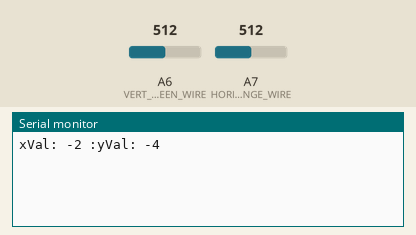
This sketch was run on a simulated Arduino Nano, built with avr-gcc and run on an emulated ATmega328P. On the bench: the last lines printed to the serial monitor. The inputs (shaded band) are chosen by the test bench; at power-on: A6 (VERT_GREEN_WIRE) = 512, A7 (HORIZ_ORANGE_WIRE) = 512.

Above: at 1.2 s.
1.3 s: A6 (VERT_GREEN_WIRE) set to 716
At 2.5 s:
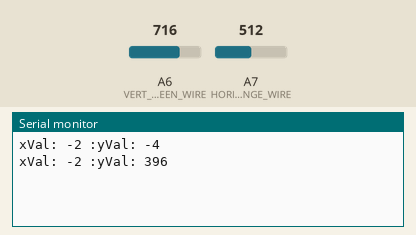
2.8 s: A7 (HORIZ_ORANGE_WIRE) set to 716
At 3.9 s:
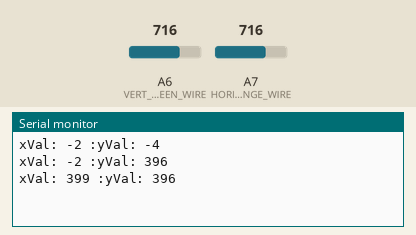
4.3 s: A6 (VERT_GREEN_WIRE) set to 900
At 5.1 s:
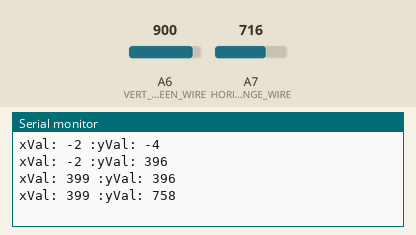
5.8 s: A7 (HORIZ_ORANGE_WIRE) set to 900
At 6.2 s:
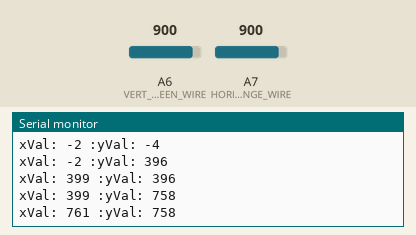
Timing chart, 0 to 8.3 s (numbered marks = the images above; inputs shaded):
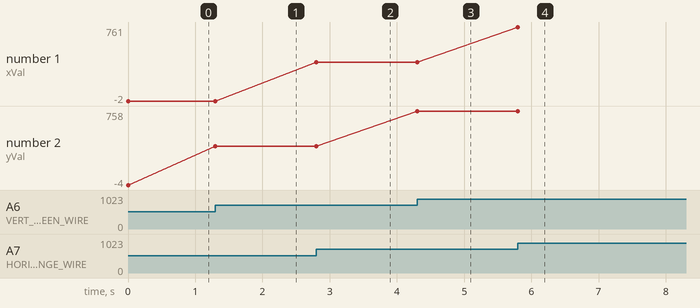

Measured:
- after the input at 1.3 s, the serial monitor: prints a new line at once (image 1)
- after the input at 2.8 s, the serial monitor: prints a new line at once (image 2)
- after the input at 4.3 s, the serial monitor: prints a new line at once (image 3)
- after the input at 5.8 s, the serial monitor: prints a new line at once (image 4)
- plotted number 1: -2 → 399 after the input at 2.8 s, 399 → 761 after the input at 5.8 s
- plotted number 2: -4 → 396 after the input at 1.3 s, 396 → 758 after the input at 4.3 s

The sketch:

Joystick_v01.ino
```cpp
// Thumb Joystick example
// Mike Grusin, SparkFun Electronics 3/11
// This code is free, baby. Use it however you like.

// This sketch shows the basic operation of the Thumb Joystick (COM-09032) and breakout board (BOB-09110).
// The joystick outputs two analog voltages (VERT and HORIZ), and one digital signal (SEL) for the pushbutton.

// Connections to joystick (change if you use different pins):

#define HORIZ_ORANGE_WIRE A7  // analog
#define VERT_GREEN_WIRE A6    // analog

// Also connect the joystick VCC to Arduino 5V, and joystick GND to Arduino GND.

// This sketch outputs serial data at 9600 baud (open Serial Monitor to view).

const int xMin    =    0;    // or 1, or 2.
const int xMax    = 1021;    // or 1022.
const int xCenter =  513;
const int xAvg    =  510;

const int yMin    =    0;    // or 1 or 2.
const int yMax    = 1023;    // or 1022.
const int yCenter =  514;    // or 503.
const int yAvg    =  511;

const int noiseBand = 2;

int prevHorizontal = 0, prevVertical = 0;
int horizontal, vertical;
double xVal  = 0, yVal = 0;
int rVal = 0, prevRval = -1;
double thetaVal = 0, prevThetaVal = -1.0;

// The Plus and Minus values above define an Ellipse,
// in which to define R-Theta values.
//
boolean get_R_Theta()
{
  boolean changed = false;

  horizontal = analogRead( HORIZ_ORANGE_WIRE);  // will be 0-1023.
  vertical   = analogRead( VERT_GREEN_WIRE);    // will be 0-1023.

  if (abs( horizontal - prevHorizontal) > noiseBand)
    changed = true;
  if (abs( vertical - prevVertical) > noiseBand)
    changed = true;

  if (!changed)
    return changed;

  prevHorizontal = horizontal;
  prevVertical   = vertical;

  if (horizontal < xCenter)
    xVal = map( horizontal, xMin, xCenter, -1000, 0);
  else if (horizontal > xCenter)
    xVal = map( horizontal, xCenter, xMax, 0, 1000);
  else
    xVal = 0;

  if (vertical < yCenter)
    yVal = map( vertical, yMin, yCenter, -1000, 0);
  else if (vertical > yCenter)
    yVal = map( vertical, yCenter, yMax, 0, 1000);
  else
    yVal = 0;

  rVal = sqrt( xVal * xVal + yVal * yVal);
  thetaVal = atan2( yVal, xVal) * 180.0 / PI;

  // Let's smooth out the values to (r % 5), (theta % 10.0);
  rVal -= rVal % 5;
  thetaVal = int( thetaVal / 10.0) * 10.0;

  return changed;

  if (rVal != prevRval || fabs( thetaVal - prevThetaVal) >= 1.0)
  {
    prevRval = rVal;
    prevThetaVal = thetaVal;
    changed = true;
  }

  return changed;
}

void setup()
{
  Serial.begin( 9600);
}

void loop()
{
  if (!get_R_Theta())
    return;
/*
  Serial.print( "horizontal: ");
  Serial.print( horizontal, DEC);
  Serial.print( " vertical: ");
  Serial.print( vertical, DEC);
*/
  Serial.print( "xVal: ");
  Serial.print( xVal, 0);
  Serial.print( " :yVal: ");
  Serial.println( yVal, 0);
/*
  Serial.print( "  rVal: ");
  Serial.print( rVal, DEC);
  Serial.print( "   thetaVal: ");
  Serial.println( thetaVal, 2);
*/
}
```
